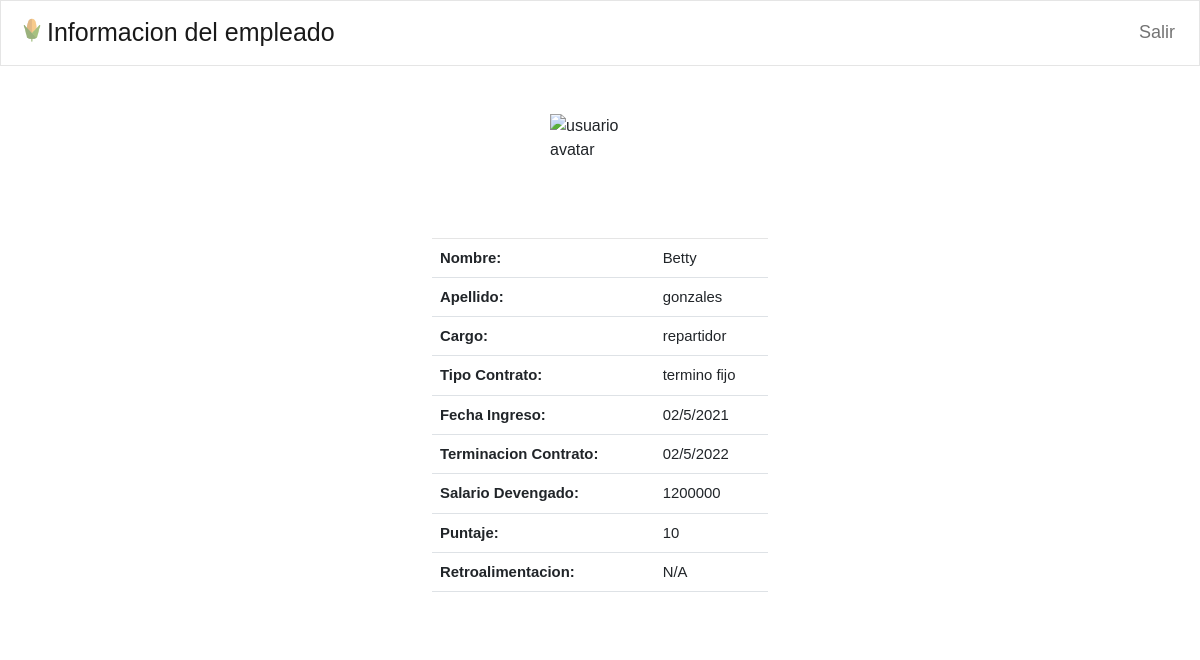
The app's page /empleado/2 with its own data.
### tables this page shows
CREATE TABLE "empleados" (
	"idusuario"	INTEGER NOT NULL,
	"documento"	VARCHAR NOT NULL,
	"nombre"	VARCHAR NOT NULL,
	"apellido"	VARCHAR NOT NULL,
	"edad"	INT NOT NULL,
	"profesion"	VARCHAR NOT NULL,
	"fecingreso"	DATE NOT NULL,
	"fecterminacion"	DATE NOT NULL,
	"tipocontrato"	VARCHAR NOT NULL,
	"salario"	INT NOT NULL,
	"cargo"	VARCHAR NOT NULL,
	"retroalimentacion"	TEXT NOT NULL,
	"puntaje"	INT NOT NULL,
	"area"	TEXT,
	PRIMARY KEY("idusuario" AUTOINCREMENT)
);

### app.py (the view)
@app.route('/empleado/<int:empleado>', methods=["GET"]) # agrego la ruta de empleado
def Empleado(empleado):
    sql = 'SELECT * FROM empleados where idusuario = %s'% (empleado)
    res = ejecutar_sel(sql)
    if len(res)>0:
        return render_template('InfoUser.html', info = res[0])

### bdatos.py (called while the page is built)
def ejecutar_sel(sql) -> list:
    try:
        with sqlite3.connect(NOM_BD) as con:  # Conectarse a la base de datos
            cur = con.cursor()                # Crea un área intermedia para gestión de los contenidos
            res = cur.execute(sql).fetchall() # Se obtienen los registros devueltos
    except:
        res = None
    return res

### templates/InfoUser.html (shortened to what this page needs)
<!DOCTYPE html>
<html lang="es">
    <head>
        <link rel="stylesheet" href="https://bootswatch.com/4/litera/bootstrap.min.css">
        <link href="https://cdn.jsdelivr.net/npm/bootstrap@5.0.2/dist/css/bootstrap.min.css" rel="stylesheet"
>
        <link rel="stylesheet" href="https://cdn.jsdelivr.net/npm/bootstrap-icons@1.5.0/font/bootstrap-icons.css">
        <link rel="stylesheet" type="text/css" href='{{ url_for("static", filename="css/master.css")}}'/>
    </head>
    <body>
        <header class="bg-primary">
            <nav class="navbar navbar-expand-lg navbar-light bg-light" >
                <a class="navbar-brand font-nav" href="/dashboard">
                    <img src="{{ url_for('static', filename='img/favicon.ico') }}" alt="" width="30" height="24" class="d-inline-block align-text-top">Informacion del empleado </a>
                <div class="collapse navbar-collapse">
                    <ul class="navbar-nav ml-auto" style="display: flex; justify-content: end;">
                        <li class="nav-item">
                            <a class="nav-link font-navr up" href="/login">Salir</a>
                        </li>
                    </ul>
                </div>
            </nav>
        </header>
        <br>
        <div class="container-md info_background">
            <br>
            <div style="display: flex;justify-content: center;">
                <img src="https://www.svgrepo.com/show/10678/avatar.svg" width="100" height="100" alt="usuario avatar">
            </div>
            <br>
            <table class="table table-hover ">
                    <tbody>
                        <tr>
                            <td><b>Nombre:</b></td>
                            <td>{{info[2]}}</td>
                        </tr>
                        <tr>
                        <td><b>Apellido:</b></td>
                        <td>{{info[3]}}</td>
                        </tr>
                        <tr>
                            <td><b>Cargo:</b></td>
                            <td>{{info[10]}}</td>
                        </tr>
                        <tr>
                            <td><b>Tipo Contrato:</b></td>
                            <td>{{info[8]}}</td>
                        </tr>
                        <tr>
                            <td><b>Fecha Ingreso:</b></td>
                            <td>{{info[6]}}</td>
                        </tr>
                        <tr>
                            <td><b>Terminacion Contrato:</b></td>
                            <td>{{info[7]}}</td>
                        </tr>
                        <tr>
                            <td><b>Salario Devengado:</b></td>
                            <td>{{info[9]}}</td>
                        </tr>
                        <tr>
                            <td><b> Puntaje:</b></td>
                            <td>{{info[12]}}</td>
                        </tr>
                        <tr>
                            <td><b>Retroalimentacion:</b></td>
                            <td>{{info[11]}}</td>
                        </tr>
                    </tbody>
            </table>
            <br>
        </div>
    <br>
    </body>
</html>

### static/css/master.css (style rules this page uses)
.font-nav { font-size: 25px; }
.font-navr { font-size: 18px; }
body { margin: 0; padding: 0; background-image: url('https://www.trackitagro.com/wp-content/uploads/2021/09/pexels-mark-stebnicki-2749165-scaled.jpg'); background-size: cover; font-family: sans-serif; height: 100vh; }
.info_background { width: 30%; height: auto; background: #fff; border-radius: 15px; }

### records on screen
empleados: nombre "Betty", apellido "gonzales", cargo "repartidor", tipocontrato "termino fijo", fecingreso "02/5/2021", fecterminacion "02/5/2022", salario "1200000", puntaje "10", retroalimentacion "N/A"
